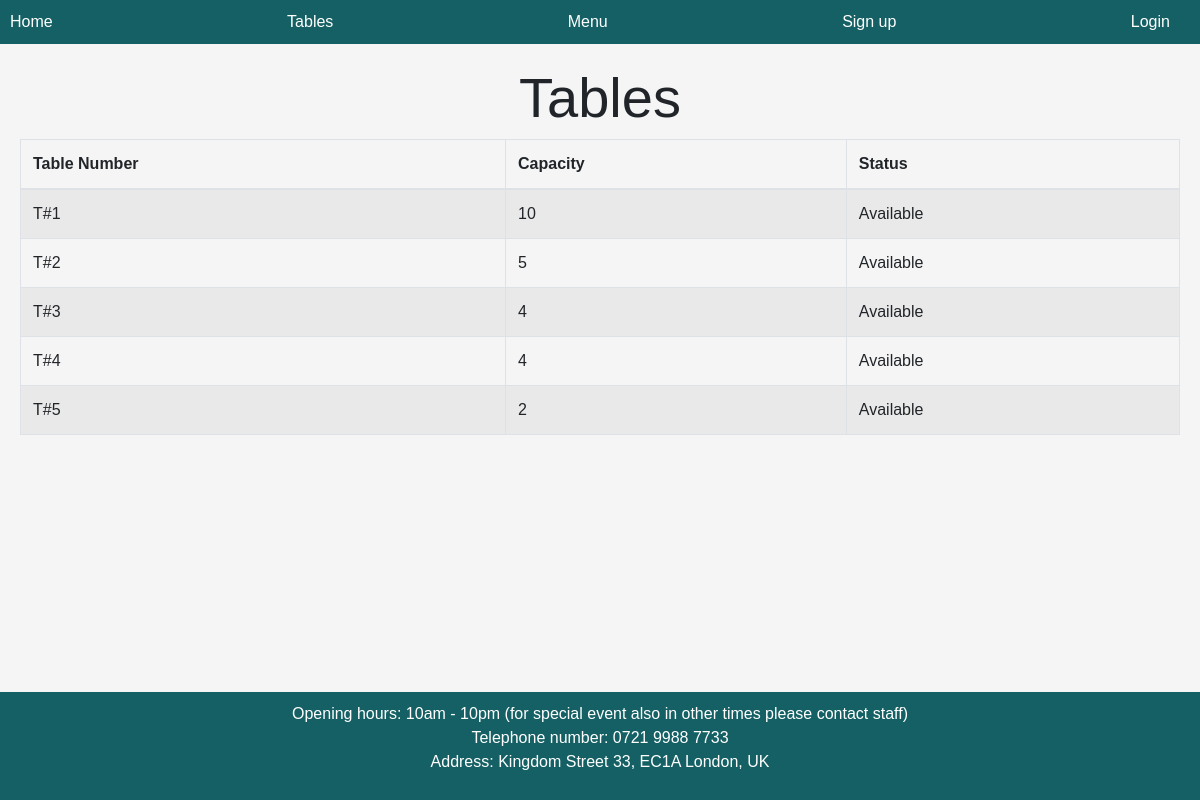
The app's page /tables/ with its own data.
### main/models.py (models this page shows, shortened)
class Table(models.Model):
    table_number = models.IntegerField(unique=True)
    seats = models.IntegerField()
    available =  models.BooleanField(default=True)

### main/views.py (the view)
# urls.py: path('tables/', views.table_list, name='table_list'),
def table_list(request):
    tables = Table.objects.filter(available=True)
    return render(request, 'tables.html', {'tables': tables})

### templates/tables.html
{% extends 'base.html' %}
{% block content %}
    <h1 class="display-4">Tables</h1>
    <div class="table-responsive">
        <table class="table table-striped table-bordered">
            <thead>
                <tr>
                    <th>Table Number</th>
                    <th>Capacity</th>
                    <th>Status</th>
                </tr>
            </thead>
            <tbody>
                {% for table in tables %}
                    <tr>
                        <td>T#{{ table.table_number }}</td>
                        <td>{{ table.seats }}</td>
                        <td>Available</td>
                    </tr>
                {% empty %}
                    <tr>
                        <td colspan="2">No tables found.</td>
                    </tr>
                {% endfor %}
            </tbody>
        </table>
    </div>
{% endblock %}

### templates/base.html (style rules this page uses)
body { font-family: Arial, sans-serif; background-color: #f5f5f5; margin: 0; padding: 0; display: flex; flex-direction: column; min-height: 100vh; }

### records on screen
Table: table_number "1", seats "10"
Table: table_number "2", seats "5"
Table: table_number "3", seats "4"
Table: table_number "4", seats "4"
Table: table_number "5", seats "2"
